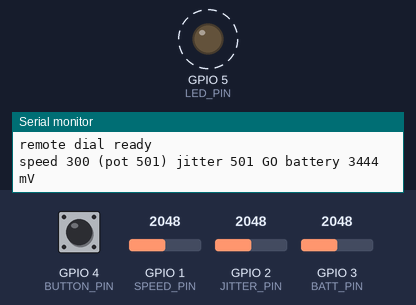
The sketch below on a simulated Seeed XIAO ESP32-S3. On the bench: output pins drawn as LEDs (lit = HIGH), the last lines printed to the serial monitor. Dashed ring = blinking. The test bench sets the inputs (shaded band); at power-on: GPIO 3 (BATT_PIN) = 2048, GPIO 4 (BUTTON_PIN) HIGH, GPIO 1 (SPEED_PIN) = 2048, GPIO 2 (JITTER_PIN) = 2048 (analog values on the 0–4095 scale).

Above: at 1.65 s.
1.7 s: GPIO 3 (BATT_PIN) set to 2866
4.7 s: GPIO 4 (BUTTON_PIN) pulled LOW for 0.15 s
At 5.0 s:
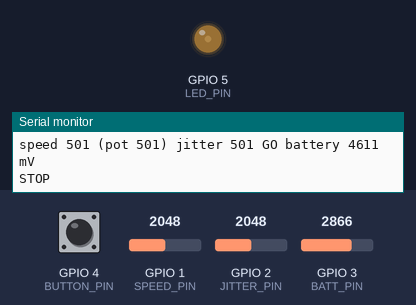
6.5 s: GPIO 3 (BATT_PIN) set to 2232
9.5 s: GPIO 3 (BATT_PIN) set to 2167
At 10.75 s:
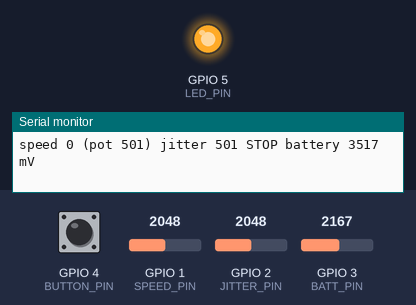
Timing chart, 0 to 16.5 s (numbered marks = the images above; inputs shaded):
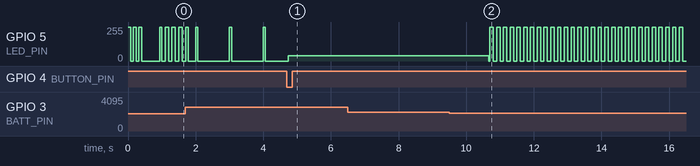

Measured:
- the behaviour switches between 2168 and 2167 on GPIO 3 (BATT_PIN) (found by bisection; images 1 and 2)
- after the input at 9.5 s, GPIO 5 (LED_PIN): 40/255 → 0/255 after 1.2 s, then repeats every 0.20 s: 255/255 0.10 s, 0/255 0.10 s

The sketch:

remote_dial.ino
```cpp
/*
 * Remote controller for the spinning mirrors (desk unit, LiPo or USB powered)
 * ==========================================================================
 * Reads a SPEED pot and a JITTER pot and broadcasts their positions (0..1000)
 * over ESP-NOW to the main unit (firmware/spinning_mirror). No router, no
 * pairing, no WiFi password. Both units use WiFi channel 1.
 *
 * Extras on the desk unit (cad/src/spinning_mirror_remote.py):
 *   STOP/GO button  toggles between "send the dials" and "send speed 0".
 *                   The packet format is unchanged: stopping just sends speed 0,
 *                   which the main sketch already treats as 0 rpm (bottom 4 % of the
 *                   dial). Going again ramps the speed back up over about 2 s.
 *                   The drivers stay enabled (holding torque) unless the main
 *                   sketch has REMOTE_CAN_ENABLE 1, which also disables them at 0 rpm.
 *   SEND LED        heartbeat blink while running, steady glow while stopped,
 *                   fast flicker when the battery is low. NOTE: ESP-NOW broadcast has
 *                   no acknowledgement, so the LED shows that this unit is sending,
 *                   NOT that the main unit hears it.
 *   Battery sense   optional 2 x 100k divider from BAT+ to A2 (GPIO3); set
 *                   BATT_SENSE 0 if it is not fitted.
 *
 * COMPILES for the XIAO ESP32-S3 (arduino-cli, core esp32 3.3.x); NOT RUN ON HARDWARE.
 *
 * Pins (XIAO ESP32-S3, ADC1 only so the radio does not disturb the readings):
 *   A0  GPIO1  SPEED pot wiper         (10k linear, ends on 3V3 and GND)
 *   A1  GPIO2  JITTER pot wiper
 *   A2  GPIO3  battery divider middle  (optional)
 *   D3  GPIO4  STOP/GO button to GND   (internal pull-up)
 *   D4  GPIO5  LED via 330 ohm to GND
 * Board: XIAO ESP32-S3 (set USB CDC On Boot to Enabled to see the serial prints).
 *
 * The main unit ignores each pot until it has moved a little from its reading
 * at power-up, so switching the remote on never changes a running setting.
 */
#include <Arduino.h>
#include <WiFi.h>
#include <esp_now.h>
#include <esp_wifi.h>

const uint8_t SPEED_PIN  = 1;     // XIAO A0 / D0
const uint8_t JITTER_PIN = 2;     // XIAO A1 / D1
const uint8_t BATT_PIN   = 3;     // XIAO A2 / D2
const uint8_t BUTTON_PIN = 4;     // XIAO D3
const uint8_t LED_PIN    = 5;     // XIAO D4
#define BATT_SENSE 1              // 1 = divider fitted (two 100k from BAT+ to GND, middle to A2)
constexpr uint16_t REMOTE_KEY = 0x5A3C;      // must equal REMOTE_KEY in spinning_mirror.ino
constexpr uint32_t SEND_EVERY_MS = 50;       // 20 packets a second (also the heartbeat)
const bool INVERT_SPEED = false;             // flip if a pot is wired backwards
const bool INVERT_JITTER = false;
constexpr int ADC_LO = 40, ADC_HI = 4050;    // trim the ends so the dial really reaches 0 and 1000
constexpr int RAMP_PER_TICK = 25;            // permille per 50 ms after GO: 0 to full in 2 s
constexpr int BATT_LOW_MV = 3500;            // flicker the LED below this

struct __attribute__((packed)) DialPacket {  // identical in spinning_mirror.ino
  uint16_t key;
  uint8_t  ver;     // 1
  uint8_t  seq;
  uint16_t speed;   // 0..1000
  uint16_t jitter;  // 0..1000
};

static const uint8_t BROADCAST[6] = {0xFF, 0xFF, 0xFF, 0xFF, 0xFF, 0xFF};
static uint8_t seqNo = 0;
static bool running = true;       // false = STOP pressed: speed 0 is sent
static int  outSpeed = 0;         // what is actually sent as speed (ramps up after GO)
static bool radioOk = false;

// Average 16 reads and smooth with a one-pole filter, returns 0..1000.
static float smoothSpeed = -1, smoothJit = -1;
static int readPermille(uint8_t pin, float &smooth, bool invert) {
  uint32_t sum = 0;
  for (int i = 0; i < 16; i++) sum += analogRead(pin);
  float v = ((sum / 16.0f) - ADC_LO) / (float)(ADC_HI - ADC_LO) * 1000.0f;
  v = constrain(v, 0.0f, 1000.0f);
  if (smooth < 0) smooth = v; else smooth += 0.3f * (v - smooth);
  int p = constrain((int)(smooth + 0.5f), 0, 1000);
  return invert ? 1000 - p : p;
}

static int batteryMv() {
#if BATT_SENSE
  return analogReadMilliVolts(BATT_PIN) * 2;       // 1:1 divider
#else
  return 4000;
#endif
}

// STOP/GO button with a 30 ms debounce; returns true once per press.
static bool buttonPressed() {
  static bool stable = HIGH, last = HIGH;
  static uint32_t changed = 0;
  bool now = digitalRead(BUTTON_PIN);
  if (now != last) { last = now; changed = millis(); }
  if (millis() - changed > 30 && now != stable) { stable = now; if (stable == LOW) return true; }
  return false;
}

// LED: boot = 3 flashes, running = 60 ms blink each second, stopped = steady dim, battery low = 5 Hz flicker.
static void updateLed(bool lowBatt) {
  uint32_t t = millis();
  uint8_t level;
  if (lowBatt)       level = ((t / 100) & 1) ? 255 : 0;
  else if (!radioOk) level = ((t / 100) & 1) ? 255 : 0;
  else if (running)  level = (t % 1000 < 60) ? 255 : 0;
  else               level = 40;
  analogWrite(LED_PIN, level);
}

void setup() {
  Serial.begin(115200);
  pinMode(BUTTON_PIN, INPUT_PULLUP);
  pinMode(LED_PIN, OUTPUT);
  analogReadResolution(12);
  analogSetPinAttenuation(SPEED_PIN, ADC_11db);     // full 0 to 3.3 V
  analogSetPinAttenuation(JITTER_PIN, ADC_11db);
  analogSetPinAttenuation(BATT_PIN, ADC_11db);

  for (int i = 0; i < 3; i++) { digitalWrite(LED_PIN, HIGH); delay(80); digitalWrite(LED_PIN, LOW); delay(80); }

  WiFi.mode(WIFI_STA);
  WiFi.disconnect();
  esp_wifi_set_channel(1, WIFI_SECOND_CHAN_NONE);
  if (esp_now_init() != ESP_OK) { Serial.println("esp_now_init failed"); return; }
  esp_now_peer_info_t peer = {};
  memcpy(peer.peer_addr, BROADCAST, 6);
  peer.channel = 1;
  peer.encrypt = false;                             // broadcast cannot be encrypted
  if (esp_now_add_peer(&peer) != ESP_OK) { Serial.println("add_peer failed"); return; }
  radioOk = true;
  Serial.println("remote dial ready");
}

void loop() {
  static uint32_t last = 0;
  static int battMv = 4000;
  if (buttonPressed()) {
    running = !running;
    if (running) outSpeed = 0;                      // GO: ramp up from zero to the pot
    Serial.println(running ? "GO" : "STOP");
  }
  updateLed(battMv < BATT_LOW_MV);
  if (millis() - last < SEND_EVERY_MS) return;
  last = millis();

  int sp = readPermille(SPEED_PIN, smoothSpeed, INVERT_SPEED);
  int ji = readPermille(JITTER_PIN, smoothJit, INVERT_JITTER);
  if (!running) outSpeed = 0;
  else if (outSpeed < sp) outSpeed = min(sp, outSpeed + RAMP_PER_TICK);
  else outSpeed = sp;                               // turning down follows the pot at once
  battMv += (batteryMv() - battMv) / 8;             // slow filter

  DialPacket p;
  p.key = REMOTE_KEY; p.ver = 1; p.seq = seqNo++;
  p.speed = outSpeed; p.jitter = ji;
  if (radioOk) esp_now_send(BROADCAST, (const uint8_t *)&p, sizeof(p));
  static uint32_t lastPrint = 0;
  if (millis() - lastPrint > 1000) {
    lastPrint = millis();
    Serial.printf("speed %u (pot %d) jitter %u %s battery %d mV\n", p.speed, sp, p.jitter, running ? "GO" : "STOP", battMv);
  }
}
```
